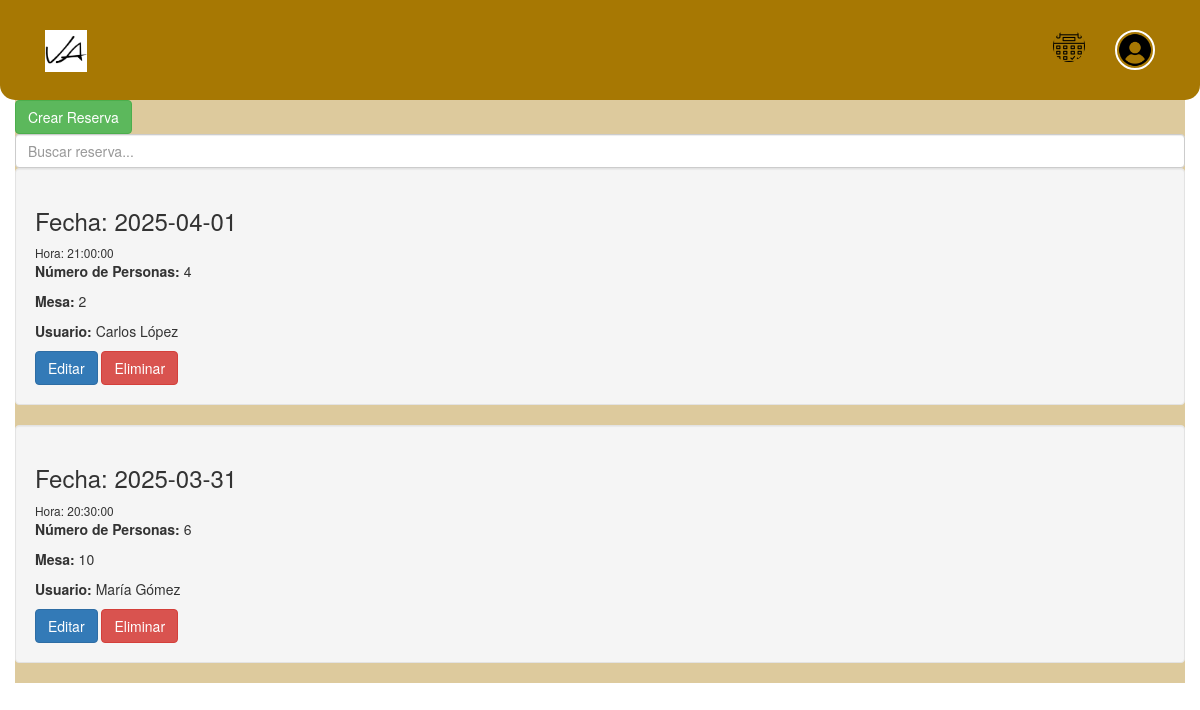
The app's page /reservas (signed in) with its own data.
### tables this page shows
CREATE TABLE `reservations` (
  `id` int(11) NOT NULL,
  `user_id` int(11) NOT NULL,
  `table_id` int(11) NOT NULL,
  `reservation_date` date NOT NULL,
  `reservation_time` time NOT NULL,
  `num_people` int(11) NOT NULL CHECK (`num_people` > 0),
  `special_request` text DEFAULT NULL,
  `create_date` timestamp NOT NULL DEFAULT current_timestamp()
);

CREATE TABLE `tables` (
  `id` int(11) NOT NULL,
  `table_number` int(11) NOT NULL,
  `capacity` int(11) NOT NULL CHECK (`capacity` > 0),
  `location` enum('Interior','Exterior') NOT NULL,
  `status` enum('Disponible','Ocupada','Reservada') NOT NULL DEFAULT 'Disponible'
);

CREATE TABLE `users` (
  `id` int(11) NOT NULL,
  `name` varchar(100) NOT NULL,
  `email` varchar(100) NOT NULL,
  `password` varchar(255) NOT NULL,
  `profile_image` varchar(255) DEFAULT 'default.png',
  `created_at` timestamp NOT NULL DEFAULT current_timestamp()
);

### controllers/reservas.php (called while the page is built, shortened)
<?php
class Reservas extends Controller{
	protected function Index()
    {
        $searchQuery = isset($_GET['search']) ? trim($_GET['search']) : '';
        $viewmodel = new ReservaModel();
        $this->returnView($viewmodel->search($searchQuery), true);
    }
}

### classes/Model.php (called while the page is built, shortened)
<?php
abstract class Model{
	protected $dbh;
	protected $stmt;
	public function __construct(){
		$this->dbh = new PDO("mysql:host=".DB_HOST.";dbname=".DB_NAME, DB_USER, DB_PASS);
	}
	public function query($query){
		$this->stmt = $this->dbh->prepare($query);
	}
	public function execute(){
		$this->stmt->execute();
	}
	public function resultSet(){
		$this->execute();
		return $this->stmt->fetchAll(PDO::FETCH_ASSOC);
	}
}

### models/reserva.php (called while the page is built, shortened)
<?php
class ReservaModel extends Model
{
    public function getReservations($query = '')
    {
        if (!empty($query)) {
            $sql = "SELECT r.*, u.name AS user_name, t.table_number
                    FROM reservations r
                    JOIN users u ON r.user_id = u.id
                    JOIN tables t ON r.table_id = t.id
                    WHERE r.reservation_date LIKE :query
                       OR r.reservation_time LIKE :query
                       OR CAST(r.num_people AS CHAR) LIKE :query
                       OR u.name LIKE :query
                       OR t.table_number LIKE :query
                    ORDER BY r.create_date DESC";
            $this->query($sql);
            $this->bind(':query', "%$query%");
        } else {
            $this->query("SELECT r.*, u.name AS user_name, t.table_number
                          FROM reservations r
                          JOIN users u ON r.user_id = u.id
                          JOIN tables t ON r.table_id = t.id
                          ORDER BY r.reservation_date DESC");
        }
        return $this->resultSet();
    }
    public function search($query)
    {
        return $this->getReservations($query);
    }
}

### views/reservas/index.php (the view, shortened to what this page needs)
<div>
    <a class="btn btn-success btn-share" href="<?php echo ROOT_PATH; ?>reservas/add">Crear Reserva</a>
    <input type="text" id="searchReserva" placeholder="Buscar reserva..." class="form-control" />
    <div id="reservaResults">
        <?php foreach ($viewmodel as $item) : ?>
            <div class="well">
                <h3>Fecha: <?php echo $item['reservation_date']; ?></h3>
                <small>Hora: <?php echo $item['reservation_time']; ?></small>
                <p><strong>Número de Personas:</strong> <?php echo $item['num_people']; ?></p>
                <p><strong>Mesa:</strong> <?php echo $item['table_number']; ?></p>
                <p><strong>Usuario:</strong> <?php echo $item['user_name']; ?></p>
                <a class="btn btn-primary" href="<?php echo ROOT_PATH; ?>reservas/edit?id=<?php echo $item['id']; ?>">Editar</a>
                <a class="btn btn-danger" href="<?php echo ROOT_PATH; ?>reservas/delete?id=<?php echo $item['id']; ?>" onclick="return confirm('¿Estás seguro de eliminar esta reserva?');">Eliminar</a>
            </div>
        <?php endforeach; ?>
    </div>
</div>

### records on screen
reservations: reservation_date "2025-04-01", reservation_time "21:00:00", num_people "4", table.table_number "2", user.name "Carlos López"
reservations: reservation_date "2025-03-31", reservation_time "20:30:00", num_people "6", table.table_number "10", user.name "María Gómez"
